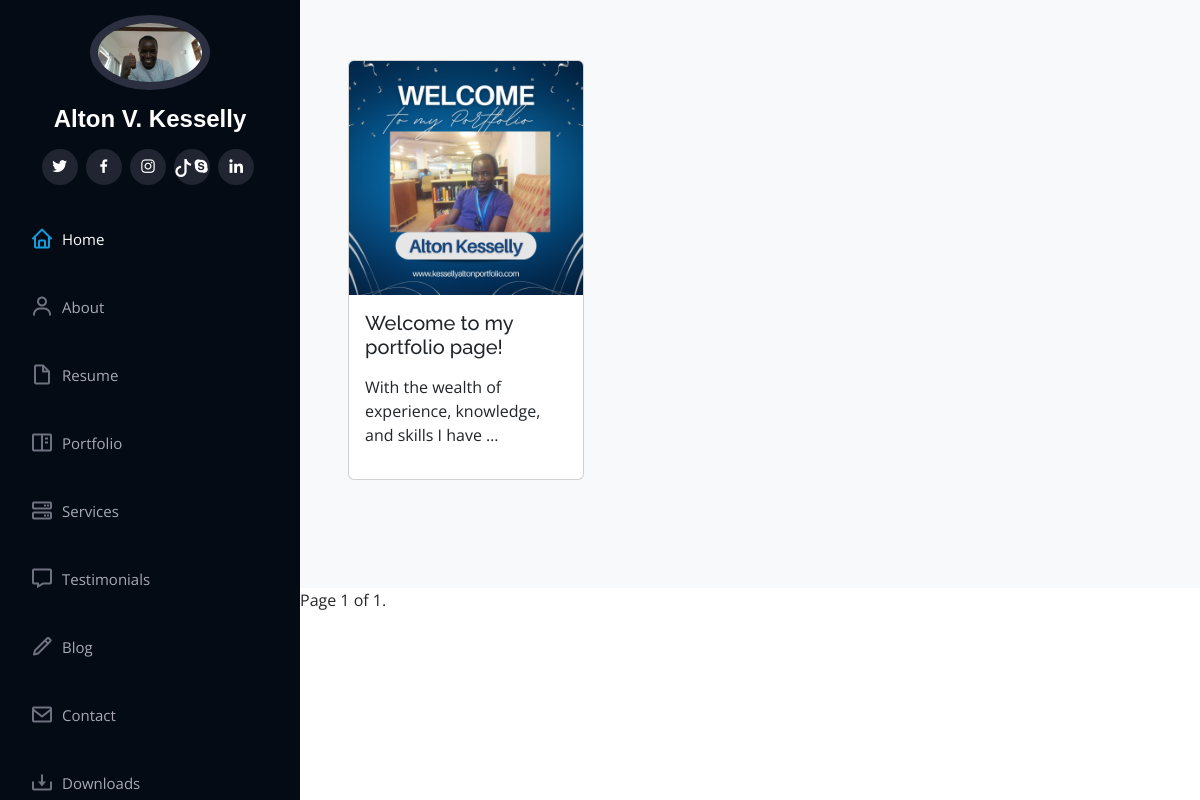
Screenshot of /blog/ with the database file from the repository.
### myprofile/models.py (models this page shows, shortened)
class Blog(models.Model):
    title = models.CharField(max_length=200, default='Untitled')
    author = models.CharField(max_length=100, default='Anonymous')
    content = CKEditor5Field('Content')
    date_posted = models.DateTimeField(default=timezone.now, blank=True)
    image = models.ImageField(upload_to='blog_images/', blank=True, null=True)  # Optional image field
    class Meta:
        ordering = ['-date_posted']

### myprofile/views.py (the view)
# urls.py: path('blog/', views.blog_list, name='blog'),
def blog_list(request):
    posts = Blog.objects.all()
    paginator = Paginator(posts, 6)
    page_number = request.GET.get('page', 1)
    try:
        posts_1 = paginator.page(page_number)
    except PageNotAnInteger:
        posts_1 = paginator.page(1)
    except EmptyPage:
        posts_1 = paginator.page(paginator.num_pages)
    return render(request, 'myprofile/blog.html', {'posts': posts_1})

### myprofile/templates/myprofile/blog.html (shortened to what this page needs)
{% extends "base.html" %}
{% load static %}
{% block content %}
    <div id="layoutDefault">
        <div id="layoutDefault_content">
            <section class="bg-light py-10">
                <div class="container px-5">
                    <div class="row gx-5">
                        {% for post in posts %}
                            <div class="col-md-6 col-xl-4 mb-5">
                                <a class="card post-preview lift h-100" href="{% url 'blog-detail' pk=post.pk %}">
                                    <img class="card-img-top" src="{% if post.image %}{{ post.image.url }}{% else %}https://source.unsplash.com/660x360/?blog,{{ post.title }}{% endif %}" alt="{{ post.title }}" />
                                    <div class="card-body">
                                        <h5 class="card-title">{{ post.title }}</h5>
                                        <p class="card-text">{{ post.content|safe|truncatewords:10 }}</p>
                                    </div>
                                </a>
                            </div>
                        {% empty %}
                            <p>No posts to display.</p>
                        {% endfor %}
                    </div>
                </div>
            </section>
        </div>
    </div>
{% include "pagination.html" with page=posts %}
{% endblock %}

### myprofile/static/assets/css/style.css (style rules this page uses)
body { font-family: "Open Sans", sans-serif; color: #272829; }
a { color: #149ddd; text-decoration: none; }
h1, h2, h3, h4, h5, h6 { font-family: "Raleway", sans-serif; }
.container, .container-fluid { padding-left: 30px; padding-right: 30px; }
section { padding: 60px 0; overflow: hidden; }

### rows the page displays
Blog: image (picture), title "Welcome to my portfolio page!", content "With the wealth of experience, knowledge, and skills I have …"

### other values shown
{{ page.number }} "1"
{{ page.paginator.num_pages }} "1"
